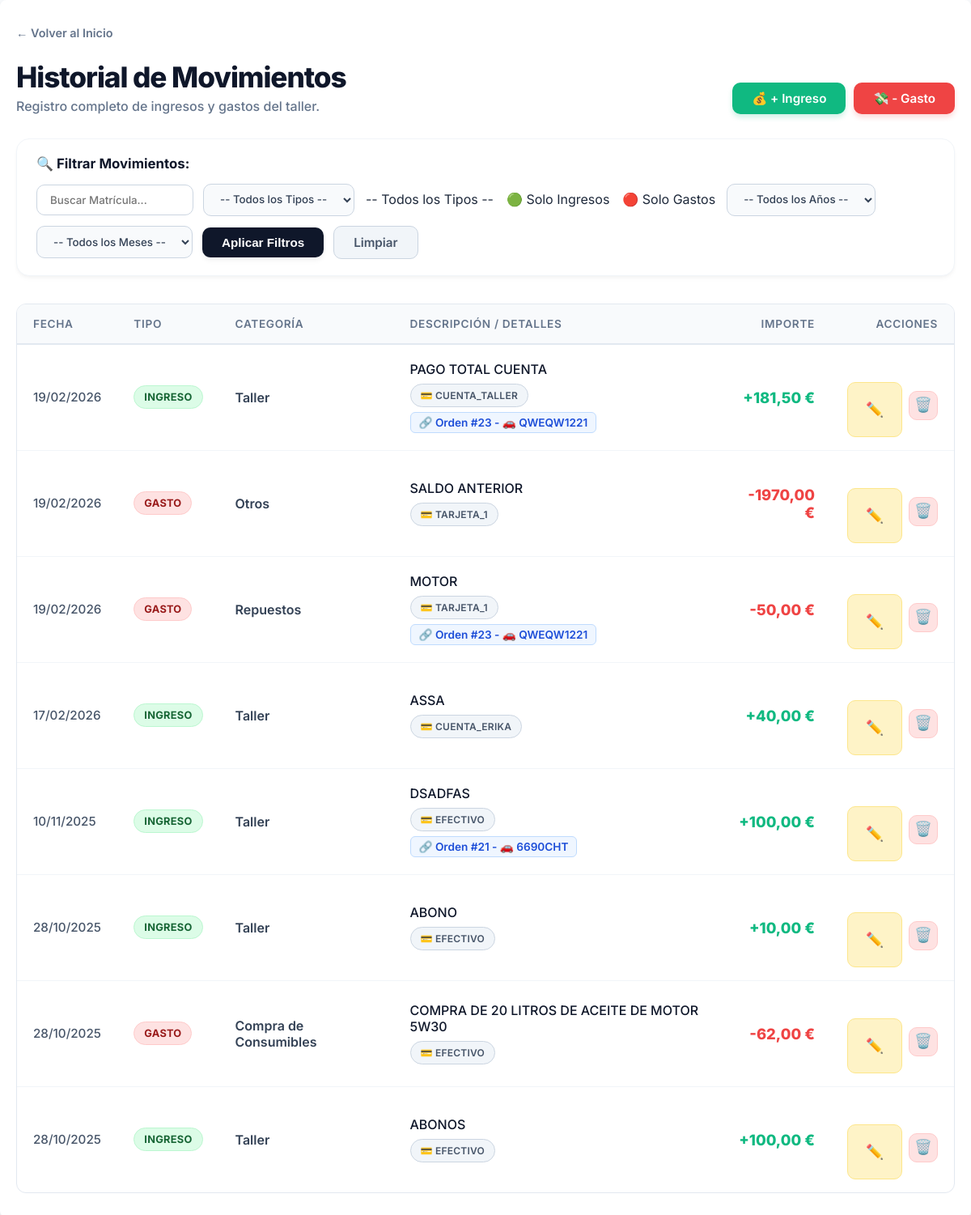
Page /historial-movimientos/ (signed in) on the earlier database version.
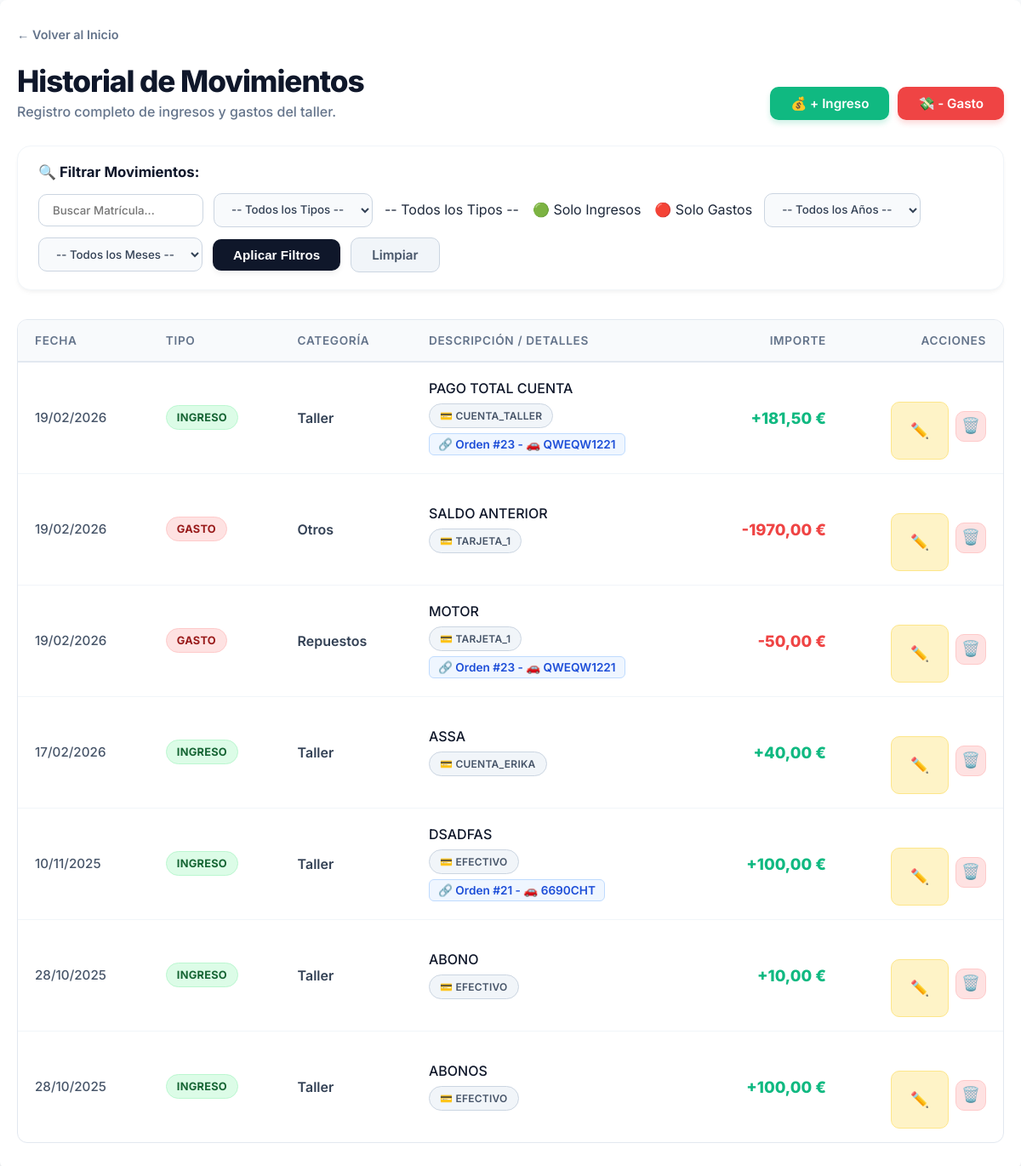
Same page on the later database version.
### taller/models.py (models this page shows, shortened)
class Ingreso(models.Model):
    CATEGORIA_CHOICES = [
        ('Taller', 'Pago de Cliente (Taller)'),
        ('Grua', 'Servicio de Grúa'),
        ('Otras Ganancias', 'Otras Ganancias'),
        ('ABONO_TARJETA', 'Abono/Pago a Tarjeta'),
        ('Otros', 'Otros Ingresos'),
    ]
    METODO_PAGO_CHOICES = Gasto.METODO_PAGO_CHOICES
    metodo_pago = models.CharField(max_length=20, choices=METODO_PAGO_CHOICES, default='EFECTIVO')
    fecha = models.DateField(default=timezone.now)
    categoria = models.CharField(max_length=30, choices=CATEGORIA_CHOICES)
    importe = models.DecimalField(max_digits=10, decimal_places=2)
    descripcion = models.CharField(max_length=255)
    orden = models.ForeignKey(OrdenDeReparacion, on_delete=models.SET_NULL, null=True, blank=True)
    es_tpv = models.BooleanField(default=False)

class OrdenDeReparacion(models.Model):
    ESTADO_CHOICES = [
        ('Recibido', 'Recibido'),
        ('En Diagnostico', 'En Diagnóstico'),
        ('Esperando Piezas', 'Esperando Piezas'),
        ('En Reparacion', 'En Reparación'),
        ('Listo para Recoger', 'Listo para Recoger'),
        ('Entregado', 'Entregado'),
    ]
    vehiculo = models.ForeignKey(Vehiculo, on_delete=models.CASCADE)
    cliente = models.ForeignKey(Cliente, on_delete=models.CASCADE)
    presupuesto_origen = models.ForeignKey('Presupuesto', null=True, blank=True, on_delete=models.SET_NULL)
    problema = models.TextField()
    estado = models.CharField(max_length=50, choices=ESTADO_CHOICES, default='Recibido')
    fecha_entrada = models.DateTimeField(auto_now_add=True)
    trabajo_interno = models.BooleanField(default=False, verbose_name="Vehículo del Taller")

class Vehiculo(models.Model):
    matricula = models.CharField(max_length=20, unique=True)
    marca = models.CharField(max_length=50)
    modelo = models.CharField(max_length=50)
    kilometraje = models.IntegerField(default=0)
    cliente = models.ForeignKey(Cliente, on_delete=models.CASCADE)

class Gasto(models.Model):
    CATEGORIA_CHOICES = [
        ('Repuestos', 'Repuestos'),
        ('Sueldos', 'Sueldos'),
        ('Herramientas', 'Herramientas'),
        ('Suministros', 'Suministros'),
        ('Gasolina/Diesel', 'Gasolina/Diesel'),
        ('Otros', 'Otros'),
        ('Compra de Consumibles', 'Compra de Consumibles'),
        ('COMISIONES_INTERESES', 'Comisiones e Intereses Bancarios'),
    ]
    METODO_PAGO_CHOICES = [
        ('EFECTIVO', 'Efectivo (Caja)'),
        ('CUENTA_TALLER', 'Cuenta Taller (Banco)'),
        ('TARJETA_1', 'Tarjeta 1 (Visa 2000€)'),
        ('TARJETA_2', 'Tarjeta 2 (Visa 1000€)'),
        ('CUENTA_ERIKA', 'Cuenta Erika (Antigua)'),
    ]
    metodo_pago = models.CharField(max_length=20, choices=METODO_PAGO_CHOICES, default='EFECTIVO')
    fecha = models.DateField(default=timezone.now)
    categoria = models.CharField(max_length=30, choices=CATEGORIA_CHOICES)
    importe = models.DecimalField(max_digits=10, decimal_places=2, null=True, blank=True)
    descripcion = models.CharField(max_length=255, null=True, blank=True)
    orden = models.ForeignKey(OrdenDeReparacion, on_delete=models.SET_NULL, null=True, blank=True, related_name='gastos')
    vehiculo = models.ForeignKey(Vehiculo, on_delete=models.SET_NULL, null=True, blank=True)
    empleado = models.ForeignKey(Empleado, on_delete=models.SET_NULL, null=True, blank=True)
    pagado_con_tarjeta = models.BooleanField(default=False)

### taller/views.py (the view)
# urls.py: path('historial-movimientos/', views.historial_movimientos, name='historial_movimientos'),
@login_required
def historial_movimientos(request):
    from django.utils import timezone
    from django.db.models.functions import ExtractYear
    tipo_seleccionado = request.GET.get('tipo', '')
    ano_seleccionado = request.GET.get('ano', '')
    mes_seleccionado = request.GET.get('mes', '')
    matricula_seleccionada = request.GET.get('matricula', '') # <--- NUEVO: Capturamos la matrícula
    gastos_qs = Gasto.objects.select_related('orden', 'orden__vehiculo').all()
    ingresos_qs = Ingreso.objects.select_related('orden', 'orden__vehiculo').all()
    if ano_seleccionado and ano_seleccionado.isdigit():
        gastos_qs = gastos_qs.filter(fecha__year=int(ano_seleccionado))
        ingresos_qs = ingresos_qs.filter(fecha__year=int(ano_seleccionado))
    if mes_seleccionado and mes_seleccionado.isdigit():
        gastos_qs = gastos_qs.filter(fecha__month=int(mes_seleccionado))
        ingresos_qs = ingresos_qs.filter(fecha__month=int(mes_seleccionado))
    if matricula_seleccionada:
        gastos_qs = gastos_qs.filter(orden__vehiculo__matricula__icontains=matricula_seleccionada)
        ingresos_qs = ingresos_qs.filter(orden__vehiculo__matricula__icontains=matricula_seleccionada)
    movimientos = []
    if tipo_seleccionado in ['', 'gasto']:
        for g in gastos_qs:
            g.tipo = 'gasto'
            movimientos.append(g)
    if tipo_seleccionado in ['', 'ingreso']:
        for i in ingresos_qs:
            i.tipo = 'ingreso'
            movimientos.append(i)
    movimientos.sort(key=lambda x: (x.fecha, x.id), reverse=True)
    anos_gastos = Gasto.objects.annotate(year=ExtractYear('fecha')).values_list('year', flat=True).distinct()
    anos_ingresos = Ingreso.objects.annotate(year=ExtractYear('fecha')).values_list('year', flat=True).distinct()
    anos_disponibles = sorted(list(set(list(anos_gastos) + list(anos_ingresos))), reverse=True)
    if not anos_disponibles:
        anos_disponibles = [timezone.now().year]
    context = {
        'movimientos': movimientos,
        'tipo_seleccionado': tipo_seleccionado,
        'ano_seleccionado': int(ano_seleccionado) if ano_seleccionado.isdigit() else '',
        'mes_seleccionado': str(mes_seleccionado),
        'matricula_seleccionada': matricula_seleccionada, # <--- NUEVO: Lo pasamos a la web
        'anos_disponibles': anos_disponibles,
    }
    return render(request, 'taller/historial_movimientos.html', context)

### taller/templates/taller/historial_movimientos.html (shortened to what the changed rows need)
<!DOCTYPE html>
{% load static %}
<html lang="es">
<head>
    <link rel="stylesheet" href="{% static 'taller/css/main.css' %}">
    <link rel="stylesheet" href="{% static 'taller/css/responsive.css' %}">
</head>
<body>
    <div class="container">
        <div style="margin-bottom: 30px; display: flex; justify-content: space-between; align-items: flex-end; flex-wrap: wrap; gap: 15px;">
            <div>
                <h1 class="header-title">Historial de Movimientos</h1>
            </div>
        </div>
        {% if movimientos %}
            <div style="overflow-x: auto;">
                <table class="table-modern">
                    <thead>
                        <tr>
                            <th>Fecha</th>
                            <th>Tipo</th>
                            <th>Categoría</th>
                            <th>Descripción / Detalles</th>
                            <th style="text-align: right;">Importe</th>
                            {% if request.user.is_superuser %}
                            <th style="text-align: right;">Acciones</th>
                            {% endif %}
                        </tr>
                    </thead>
                    <tbody>
                        {% for mov in movimientos %}
                        <tr>
                            <td style="color: #475569; font-weight: 500; font-size: 0.95em;">
                                {{ mov.fecha|date:"d/m/Y" }}
                            </td>
                            <td>
                                {% if mov.tipo == 'ingreso' %}
                                    <span class="badge badge-ingreso">INGRESO</span>
                                {% else %}
                                    <span class="badge badge-gasto">GASTO</span>
                                {% endif %}
                            </td>
                            <td style="font-weight: 600; color: #334155;">
                                {{ mov.categoria }}
                            </td>
                            <td>
                                <div style="color: #0f172a; font-weight: 500; margin-bottom: 4px;">{{ mov.descripcion }}</div>
                                <span class="badge badge-metodo">💳 {{ mov.metodo_pago }}</span>
                                {% if mov.orden %}
                                    <div style="margin-top: 6px;">
                                        <a href="{% url 'detalle_orden' mov.orden.id %}" style="display: inline-flex; align-items: center; gap: 5px; background: #eff6ff; color: #1d4ed8; padding: 4px 10px; border-radius: 6px; font-size: 0.85em; font-weight: 600; text-decoration: none; border: 1px solid #bfdbfe; transition: 0.2s;">
                                            🔗 Orden #{{ mov.orden.id }} - 🚗 {{ mov.orden.vehiculo.matricula }}
                                        </a>
                                    </div>
                                {% endif %}
                            </td>
                            <td style="text-align: right; font-weight: 800; font-size: 1.15em; {% if mov.tipo == 'gasto' %}color: #ef4444;{% else %}color: #10b981;{% endif %}">
                                {% if mov.tipo == 'gasto' %}-{% else %}+{% endif %}{{ mov.importe|floatformat:2 }} €
                            </td>
                            {% if request.user.is_superuser %}
                            <td>
                                <div class="action-buttons">
                                    <a href="{% url 'editar_movimiento' mov.tipo mov.id %}" class="btn-action btn-edit" title="Editar Movimiento">
                                        ✏️
                                    </a>
                                    <form action="{% url 'eliminar_movimiento' mov.tipo mov.id %}" method="post" style="margin: 0;" onsubmit="return confirm('⚠️ ¿Estás completamente seguro de eliminar este movimiento?\n\nSi es la compra de un consumible (aceite, líquido, etc.), el stock se restará automáticamente del almacén para cuadrar las cuentas.');">
                                        <button type="submit" class="btn-action btn-delete" title="Eliminar Movimiento">
                                            🗑️
                                        </button>
                                    </form>
                                </div>
                            </td>
                            {% endif %}
                        </tr>
                        {% endfor %}
                    </tbody>
                </table>
            </div>
        {% else %}
            <div class="empty-state">
                <span style="font-size: 3em; display: block; margin-bottom: 15px;">📊</span>
                <p style="font-size: 1.2em; color: #0f172a; margin: 0 0 10px 0;">No se encontraron movimientos.</p>
                <p style="margin: 0;">Prueba a cambiar los filtros de fecha o añade un nuevo ingreso/gasto.</p>
            </div>
        {% endif %}
    </div>
</body>
</html>

Differences in the rows shown:
removed Gasto: fecha "28/10/2025", shows "GASTO", categoria "Compra de Consumibles", descripcion "COMPRA DE 20 LITROS DE ACEITE DE MOTOR 5W30", metodo_pago "EFECTIVO", importe "62,00"
